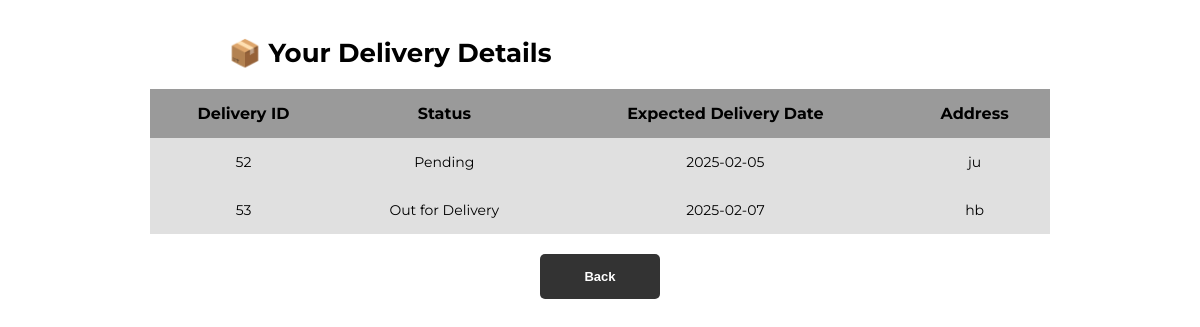
Page /viewdelcus (signed in) on the earlier database version.
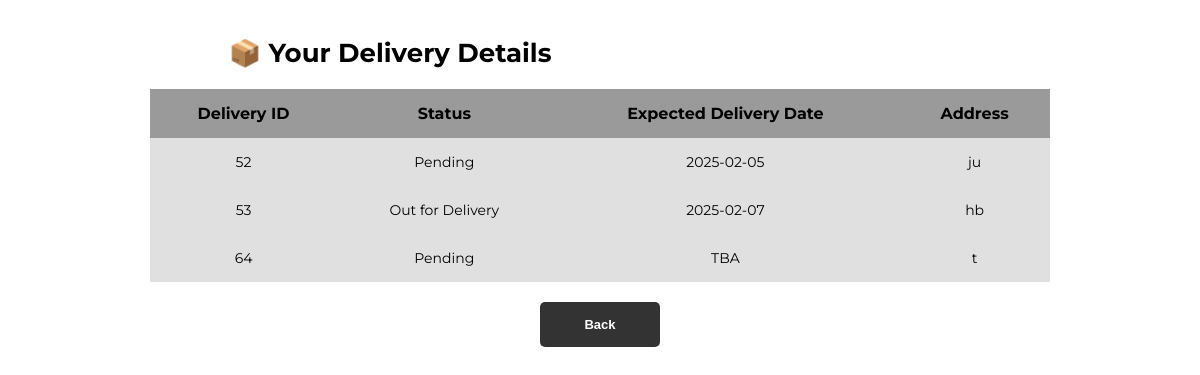
Same page on the later database version.
### main.py (models this page shows)
class Delivery(db.Model):
    id = db.Column(db.Integer, primary_key=True)
    customer_id = db.Column(db.Integer, db.ForeignKey('customer.id'), nullable=False)  # Link to customer
    delivery_status = db.Column(db.String(50), default="Pending")
    expected_delivery_date = db.Column(db.String(50), nullable=False)
    address = db.Column(db.String(255), nullable=False)
    customer = db.relationship('customer', backref=db.backref('deliveries', lazy=True))

### main.py (the view)
@tandtweb.route('/viewdelcus', methods=['GET'])
def delivery_detail():
    customer_id = session.get('user_id')
    if not customer_id:
        flash('Please log in to view your delivery details.', 'error')
        return redirect('/customer')
    deliveries = Delivery.query.filter_by(customer_id=customer_id).all()
    return render_template('viewdelcus.html', deliveries=deliveries)

### templates/viewdelcus.html (shortened to what this page needs)
<!DOCTYPE html>
<html lang="en">
<head>
    <link rel="stylesheet" href="/static/viewtable.css">
</head>
<body>
    <h1 class="viewcus">📦 Your Delivery Details</h1>
    {% if deliveries %}
        <table class="viewcus">
            <thead>
                <tr>
                    <th>Delivery ID</th>
                    <th>Status</th>
                    <th>Expected Delivery Date</th>
                    <th>Address</th>
                </tr>
            </thead>
            <tbody>
                {% for delivery in deliveries %}
                    <tr>
                        <td>{{ delivery.id }}</td>
                        <td>{{ delivery.delivery_status }}</td>
                        <td>{{ delivery.expected_delivery_date }}</td>
                        <td>{{ delivery.address }}</td>
                    </tr>
                {% endfor %}
            </tbody>
        </table>
    {% else %}
        <p class="no-deliveries">No delivery details found.</p>
    {% endif %}
    <button type="button" onclick="window.location.href='/customerhome'">Back</button>
</body>
</html>

Differences in the rows shown:
added Delivery: id "64", delivery_status "Pending", expected_delivery_date "TBA", address "t"
